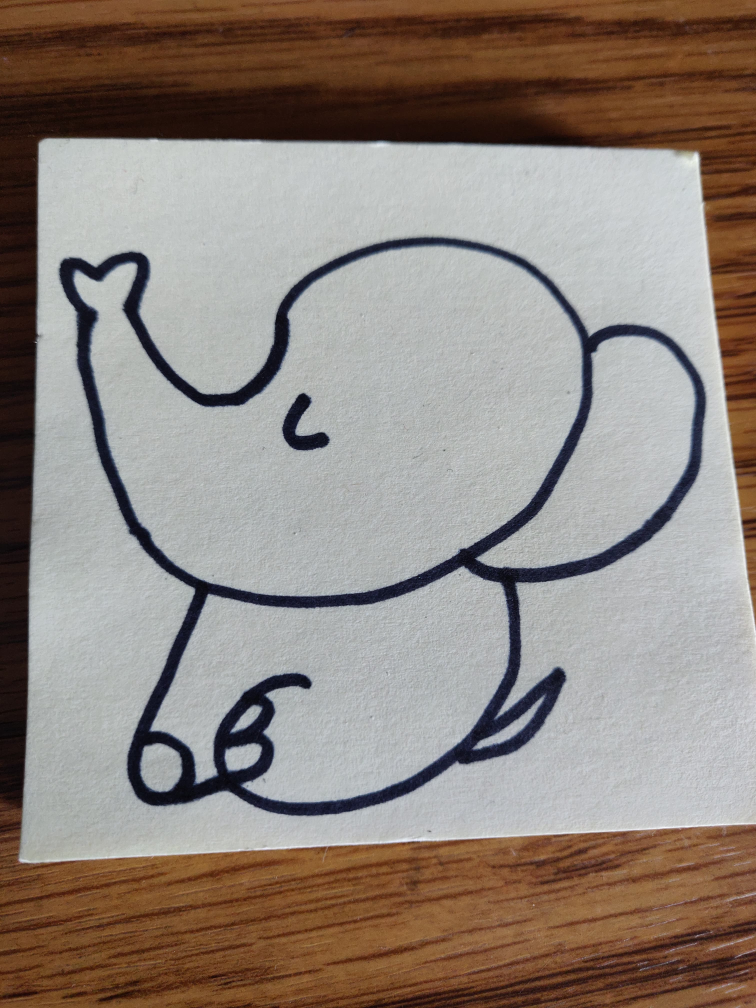
#> input picture images/jumbo.jpg, 3024 x 4032 px, found by its file name (shown at 1/4 size)
$ python crop.py
#> lines starting #> are read from the running program, lines starting #| are printed output that depends on the picture
import cv2
import numpy as np
import imutils

fname = "jumbo.jpg"
img = cv2.imread(fname)
#> img is the input picture: shape (4032, 3024, 3); mean B, G, R 125, 132.5, 143.4
img = imutils.resize(img,width=400)
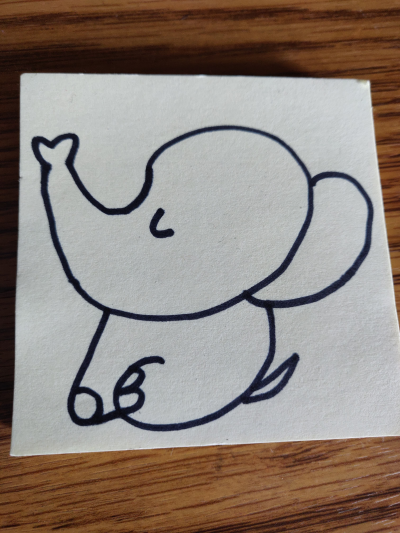
#> img: shape (533, 400, 3); mean B, G, R 125, 132.5, 143.4

y = 80
x = 30
h = 380
w = 380

crop_img = img[y:y+h, x:x+w]
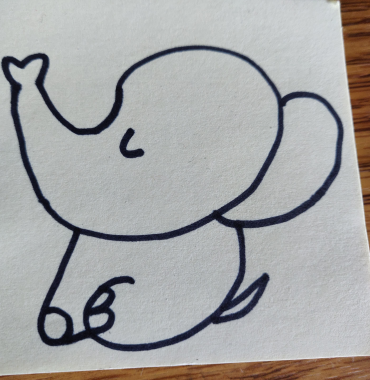
#> crop_img: shape (380, 370, 3); mean B, G, R 166, 166.2, 165.9
cv2.imshow("cropped", crop_img)
cv2.waitKey(0)

$ run again, with images/tufts.jpg copied over images/jumbo.jpg
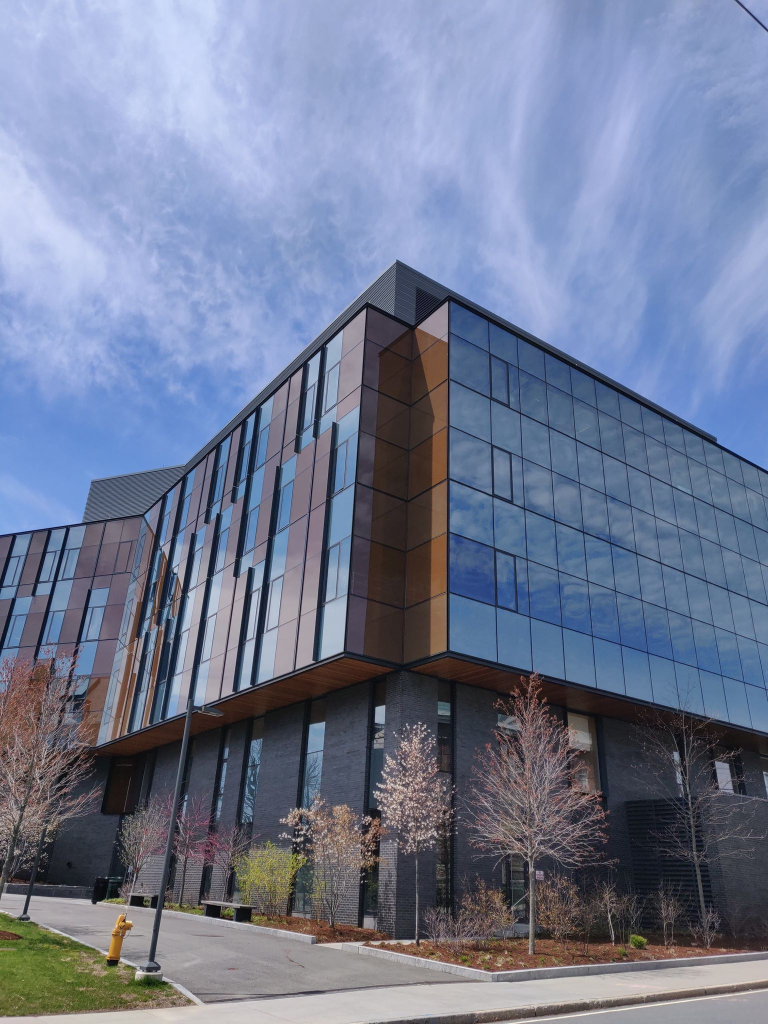
#> input picture images/tufts.jpg, 1536 x 2048 px, found by its file name (shown at 1/2 size)
#> img is the input picture: shape (2048, 1536, 3); mean B, G, R 147.4, 122.3, 112.9
#> `img = imutils.resize(img,width=400)`:
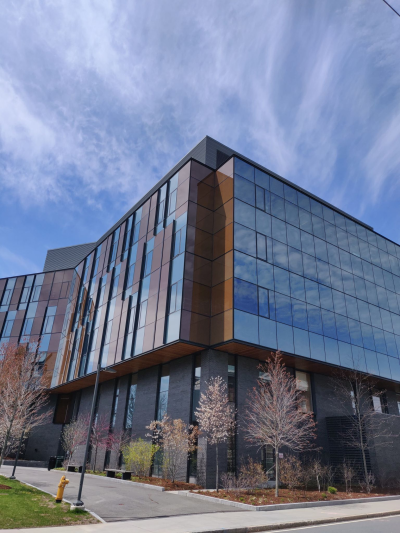
#> img: shape (533, 400, 3); mean B, G, R 147.4, 122.3, 112.9
#> `crop_img = img[y:y+h, x:x+w]`:
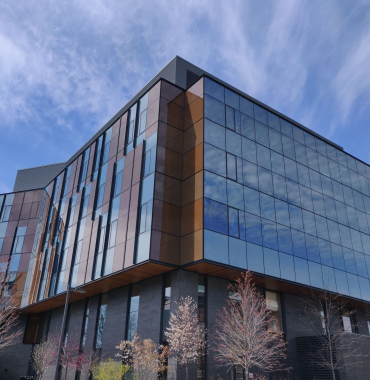
#> crop_img: shape (380, 370, 3); mean B, G, R 137.2, 110, 98.8

$ run again, with images/tufts2.jpg copied over images/jumbo.jpg
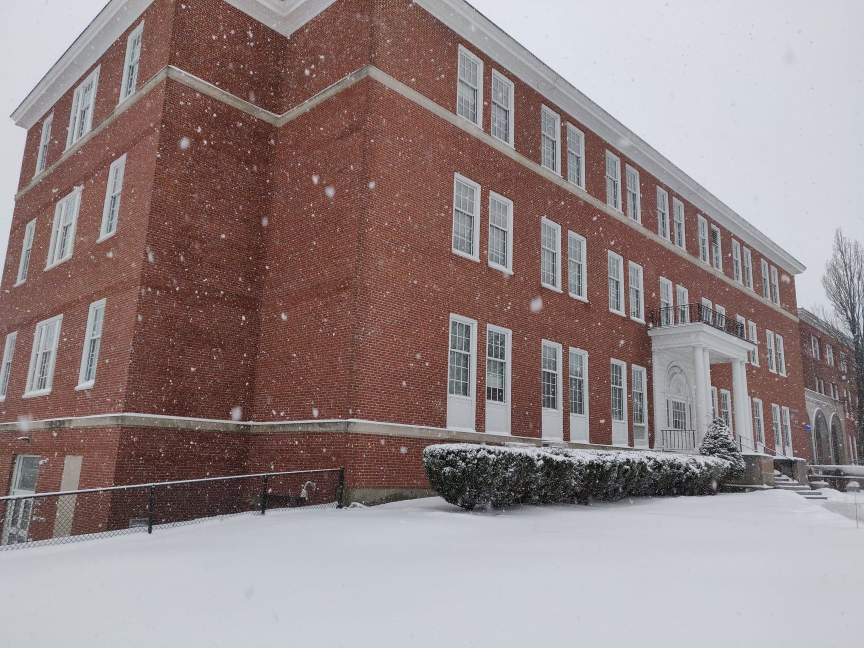
#> input picture images/tufts2.jpg, 1728 x 1296 px, found by its file name (shown at 1/2 size)
#> img is the input picture: shape (1296, 1728, 3); mean B, G, R 133.2, 133.1, 147.9
#> `img = imutils.resize(img,width=400)`:
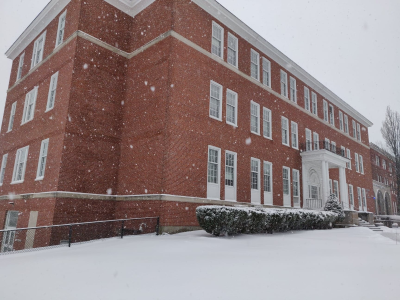
#> img: shape (300, 400, 3); mean B, G, R 133.2, 133.1, 147.9
#> `crop_img = img[y:y+h, x:x+w]`:
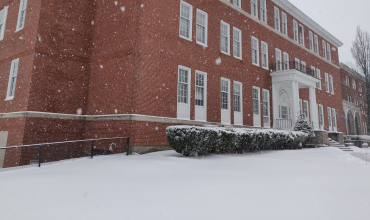
#> crop_img: shape (220, 370, 3); mean B, G, R 127.9, 127.8, 142.5

$ run again, with images/outline.png saved as images/jumbo.jpg
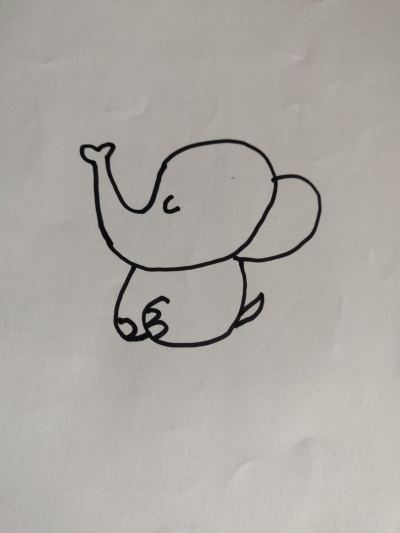
#> input picture images/outline.png, 400 x 533 px, found by its file name
#> img is the input picture: shape (533, 400, 3); mean B, G, R 163.8, 169.2, 172.7
#> `crop_img = img[y:y+h, x:x+w]`:
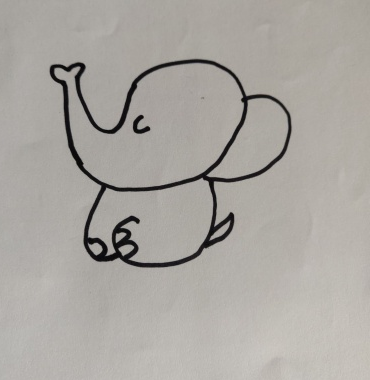
#> crop_img: shape (380, 370, 3); mean B, G, R 161.4, 166.7, 170.3
